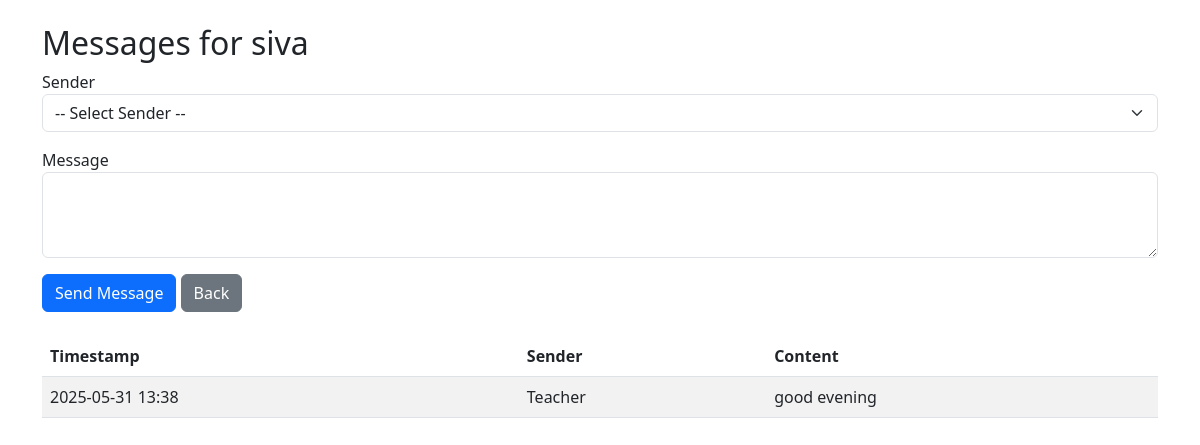
The page /student/2/messages on the database its author committed.
### models.py (models this page shows)
class Student(db.Model):
    id = db.Column(db.Integer, primary_key=True)
    roll_no = db.Column(db.String(50), unique=True, nullable=False)
    name = db.Column(db.String(100), nullable=False)
    dob = db.Column(db.Date, nullable=True)
    age = db.Column(db.Integer, nullable=False)
    grade = db.Column(db.String(20), nullable=False)
    gender = db.Column(db.String(10), nullable=True)
    email = db.Column(db.String(120), unique=True, nullable=False)
    contact = db.Column(db.String(20), nullable=True)
    deleted = db.Column(db.Boolean, default=False)  # Soft delete flag
    attendance_records = db.relationship(
        'Attendance', backref='student', cascade='all, delete-orphan'
    )
    messages = db.relationship(
        'Message', backref='student', cascade='all, delete-orphan'
    )

class Message(db.Model):
    id = db.Column(db.Integer, primary_key=True)
    content = db.Column(db.String, nullable=False)
    sender = db.Column(db.String, nullable=False)
    timestamp = db.Column(db.DateTime, default=datetime.utcnow)
    student_id = db.Column(db.Integer, db.ForeignKey('student.id'), nullable=False)

### app.py (the view, shortened to what this page needs)
@app.route('/student/<int:student_id>/messages', methods=['GET', 'POST'])
def messages(student_id):
    student = Student.query.get_or_404(student_id)
    messages = Message.query.filter_by(student_id=student.id).order_by(Message.timestamp.desc()).all()
    return render_template('messages.html', student=student, messages=messages)

### app.py (called while the page is built)
@app.before_request
def create_tables_once():
    if not hasattr(app, 'tables_created'):
        with app.app_context():
            db.create_all()
        app.tables_created = True

### templates/messages.html (shortened to what this page needs)
{% extends "base.html" %}
{% block content %}
<h2>Messages for {{ student.name }}</h2>
<form method="POST" class="mb-4">
    <div class="mb-3">
        <label>Sender</label>
        <select name="sender" class="form-select" required>
            <option value="">-- Select Sender --</option>
        </select>
    </div>
    <div class="mb-3">
        <label>Message</label>
        <textarea name="content" class="form-control" rows="3" required></textarea>
    </div>
    <button type="submit" class="btn btn-primary">Send Message</button>
    <a href="{{ url_for('index') }}" class="btn btn-secondary">Back</a>
</form>
<table class="table table-striped">
    <thead>
        <tr><th>Timestamp</th><th>Sender</th><th>Content</th></tr>
    </thead>
    <tbody>
        {% for msg in messages %}
        <tr>
            <td>{{ msg.timestamp.strftime('%Y-%m-%d %H:%M') }}</td>
            <td>{{ msg.sender }}</td>
            <td>{{ msg.content }}</td>
        </tr>
        {% else %}
        <tr><td colspan="3" class="text-center">No messages found.</td></tr>
        {% endfor %}
    </tbody>
</table>
{% endblock %}

### rows shown on the page
Student: name "siva"
Message: timestamp "2025-05-31 13:38", sender "Teacher", content "good evening"
